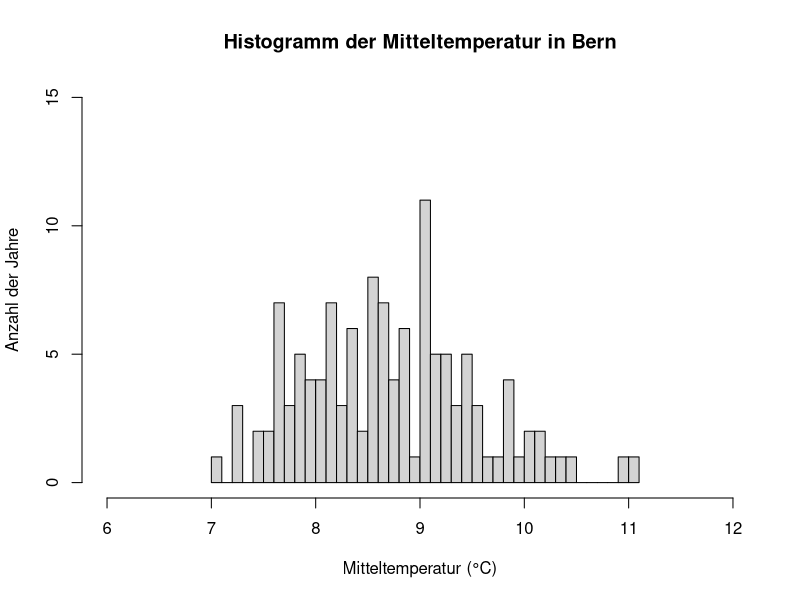
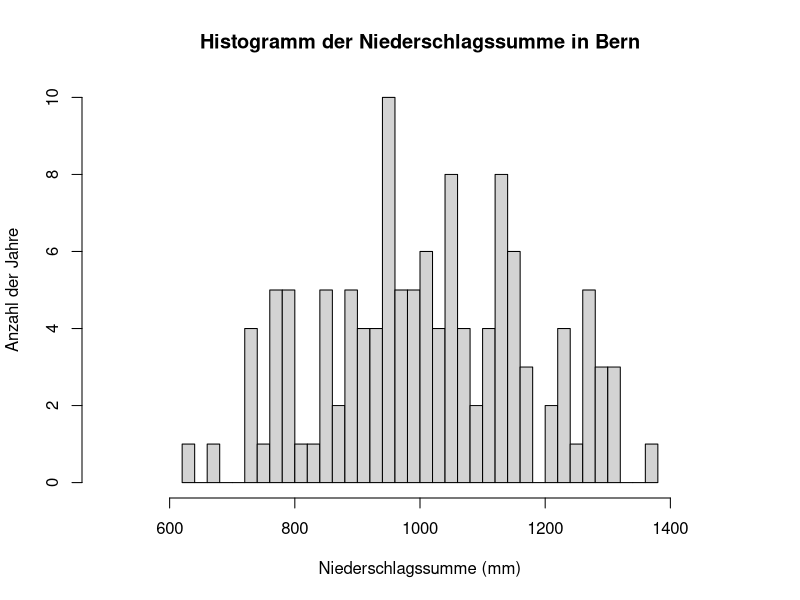
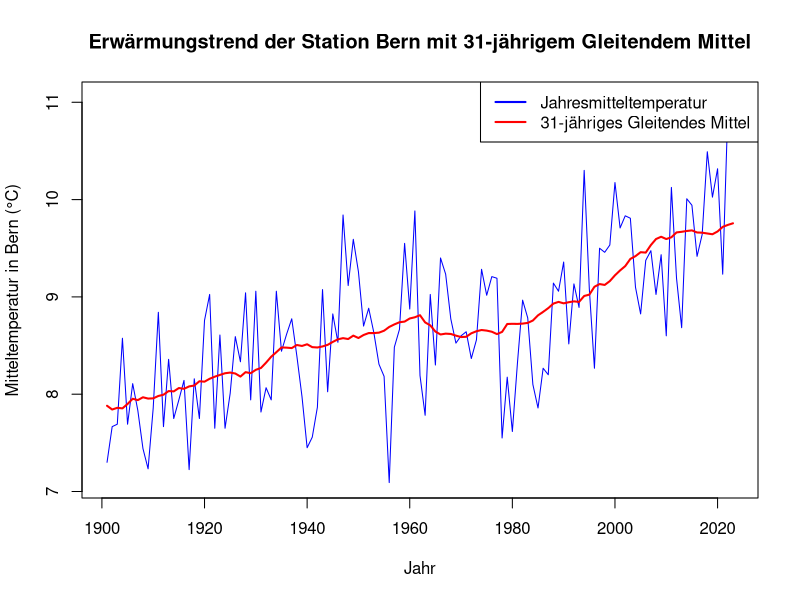
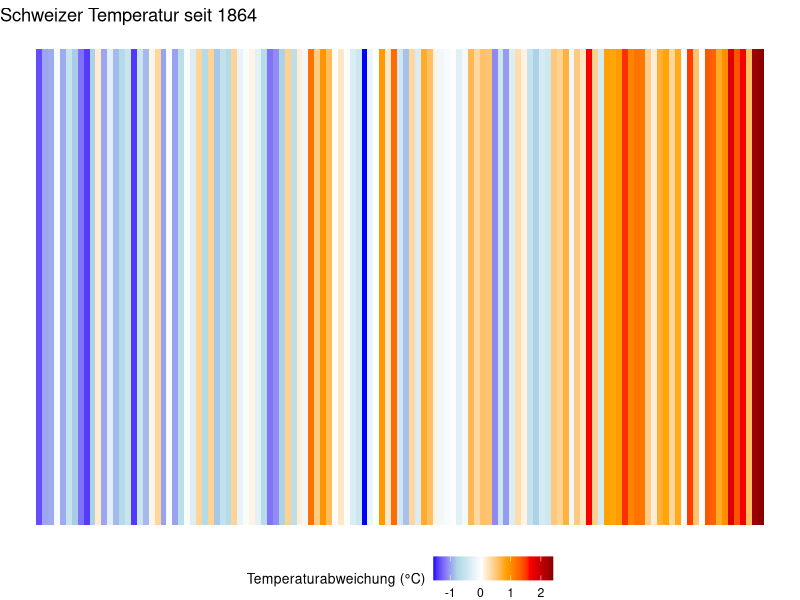
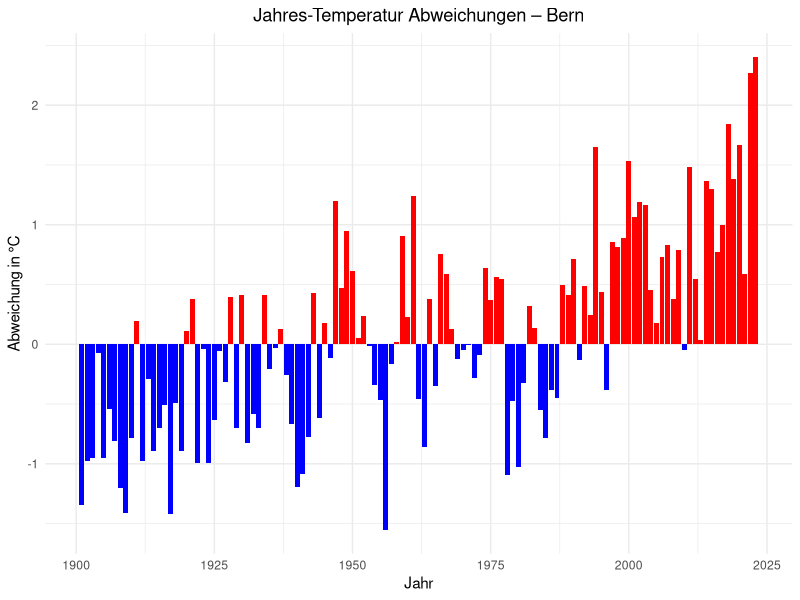

R code for these plots, in order:
## ---- chunk 1
#| label: setup
#| echo: false
list.of.packages <- c("caTools")
new.packages <- list.of.packages[!(list.of.packages %in% installed.packages()[,"Package"])]
if(length(new.packages)) install.packages(new.packages)
## ---- chunk 2
#| label: read_data
#|
meteodaten <- read.csv('Data/meteodaten_saison.csv',
    sep = ',',
    header = TRUE)
## ---- chunk 3
#| label: histogram
# Jahresdaten erstellen
# Berechne Jahresmittelwerte und -summen
jahresmitteltemp_bern <- aggregate(meteodaten$Bern_Mitteltemperatur ~ meteodaten$Jahr,
                                   FUN = mean,
                                   na.rm = TRUE)
jahresmitteltemp_grstbernhard <- aggregate(meteodaten$GrStBernhard_Mitteltemperatur ~ meteodaten$Jahr,
                                           FUN = mean,
                                           na.rm = TRUE)
jahresniederschlag_bern <- aggregate(meteodaten$Bern_Niederschlagssumme ~ meteodaten$Jahr,
                                     FUN = sum,
                                     na.rm = TRUE)
jahresniederschlag_grstbernhard <- aggregate(meteodaten$GrStBernhard_Niederschlagssumme ~ meteodaten$Jahr,
                                             FUN = sum,
                                             na.rm = TRUE)

# Kombiniere die Ergebnisse in eine neue Tabelle
jahresdaten <- data.frame(
  Jahr = jahresmitteltemp_bern$`meteodaten$Jahr`,
  Bern_Mitteltemperatur = jahresmitteltemp_bern$`meteodaten$Bern_Mitteltemperatur`,
  GrStBernhard_Mitteltemperatur = jahresmitteltemp_grstbernhard$`meteodaten$GrStBernhard_Mitteltemperatur`,
  Bern_Niederschlagssumme = jahresniederschlag_bern$`meteodaten$Bern_Niederschlagssumme`,
  GrStBernhard_Niederschlagssumme = jahresniederschlag_grstbernhard$`meteodaten$GrStBernhard_Niederschlagssumme`
)


hist(jahresdaten$Bern_Mitteltemperatur,
     main = 'Histogramm der Mitteltemperatur in Bern',
     xlab = 'Mitteltemperatur (°C)',
     ylab = 'Anzahl der Jahre',
     xlim = c(6, 12),
     ylim = c(0, 15),
     breaks = 30)

hist(jahresdaten$Bern_Niederschlagssumme,
     main = 'Histogramm der Niederschlagssumme in Bern',
     xlab = 'Niederschlagssumme (mm)',
     ylab = 'Anzahl der Jahre',
     xlim = c(500, 1500),
     ylim = c(0, 10),
     breaks = 30)
## ---- chunk 4
#| label: descriptive_stats
mean_temp_bern <- mean(jahresdaten$Bern_Mitteltemperatur)
print(mean_temp_bern)
median_temp_bern <- median(jahresdaten$Bern_Mitteltemperatur)
print(median_temp_bern)
range_temp_bern <- diff(range(jahresdaten$Bern_Mitteltemperatur))
range(jahresdaten$Bern_Mitteltemperatur)
print(range_temp_bern)
sd_temp_bern <- sd(jahresdaten$Bern_Mitteltemperatur)
print(sd_temp_bern)

summary(jahresdaten$Bern_Mitteltemperatur)
## ---- chunk 5
#| label: cont_table
# 1. Erstelle Klassen für Niederschlagssummen in Bern in 100-mm-Schritten
# Die Spalte 'Saison' enthält die Jahreszeiten (z.B. 'Fruehling(MAM)', 'Sommer(JJA)')
# Die Spalte 'Bern_Niederschlagssumme' enthält die Niederschlagssummen

# Klassen für Niederschlagssummen in 100-mm-Schritten erstellen
meteodaten$Niederschlag_klassen <- cut(
  meteodaten$Bern_Niederschlagssumme,
  breaks = seq(0, max(meteodaten$Bern_Niederschlagssumme, na.rm = TRUE), by = 100),
  include.lowest = TRUE,
  right = FALSE
)
## ---- chunk 6
# 2. Erstelle eine Kontingenztabelle
kontingenz_tabelle <- table(
  meteodaten$Saison,
  meteodaten$Niederschlag_klassen
)

# 3. Zeige die Kontingenztabelle an
print(kontingenz_tabelle)
## ---- chunk 7
# Bibliothek caTools laden
library(caTools)

# Berechnung des 31-jährigen gleitenden Mittels (Running Mean)
# Die Spalte für die Mitteltemperatur in Bern heisst 'Bern_Mitteltemperatur'
gleitendes_mittel <- runmean(jahresdaten$Bern_Mitteltemperatur, 31, align = "center", endrule = "mean")

# Liniendiagramm erstellen
plot(jahresdaten$Jahr, jahresdaten$Bern_Mitteltemperatur, type = "l", col = "blue",
     xlab = "Jahr", ylab = "Mitteltemperatur in Bern (°C)",
     main = "Erwärmungstrend der Station Bern mit 31-jährigem Gleitendem Mittel")

# Hinzufügen der Gleitenden Mittel-Linie (31-jähriges Running Mean)
lines(jahresdaten$Jahr, gleitendes_mittel, col = "red", lwd = 2)

# Legende hinzufügen
legend("topright", legend = c("Jahresmitteltemperatur", "31-jähriges Gleitendes Mittel"),
       col = c("blue", "red"), lty = 1, lwd = 2)
## ---- chunk 8
#| label: warming_stripes
#| fig-cap: Warming Stripes im vergleich zur Referenzperiode 1961-1990. [Nach R-Bloggers](https://www.r-bloggers.com/2018/12/how-to-create-warming-stripes-in-r/)
# Bibliothek
# Bibliothek
library(ggplot2)

# Berechnung der Abweichung der Mitteltemperatur von der Referenzperiode 1961-1990
jahresdaten$Abweichung <- jahresdaten$Bern_Mitteltemperatur - mean(jahresdaten$Bern_Mitteltemperatur[jahresdaten$Jahr >= 1961 & jahresdaten$Jahr <= 1990])

# Erstelle die "Warming Stripes" mit Legende
ggplot(jahresdaten, aes(x = Jahr, y = 1, fill = Abweichung)) +
  geom_tile() +
  scale_fill_gradientn(
    colours = c("blue", "lightblue", "white", "orange", "red", "darkred"),
    name = "Temperaturabweichung (°C)"
  ) +
  theme_void() +  # Entfernt Achsen, Titel etc.
  theme(legend.position = "bottom", legend.title = element_text(size = 10)) +
  labs(title = "Schweizer Temperatur seit 1864")
## ---- chunk 9
#| label: barplot
#| fig-cap: Barplot der Temperaturanomalien zur Vergleichsperiode 1961–1990.
# Bibliotheken
library(ggplot2)

# Erstelle einen Barplot, der die Abweichungen darstellt
ggplot(jahresdaten, aes(x = Jahr, y = Abweichung, fill = Abweichung > 0)) +
  geom_bar(stat = "identity", show.legend = FALSE) +
  scale_fill_manual(values = c("blue", "red")) +  # Farben: Blau für kälter, Rot für wärmer
  theme_minimal() +
  labs(title = "Jahres-Temperatur Abweichungen – Bern",
       x = "Jahr",
       y = "Abweichung in °C") +
  theme(plot.title = element_text(hjust = 0.5))  # Zentriere den Titel
